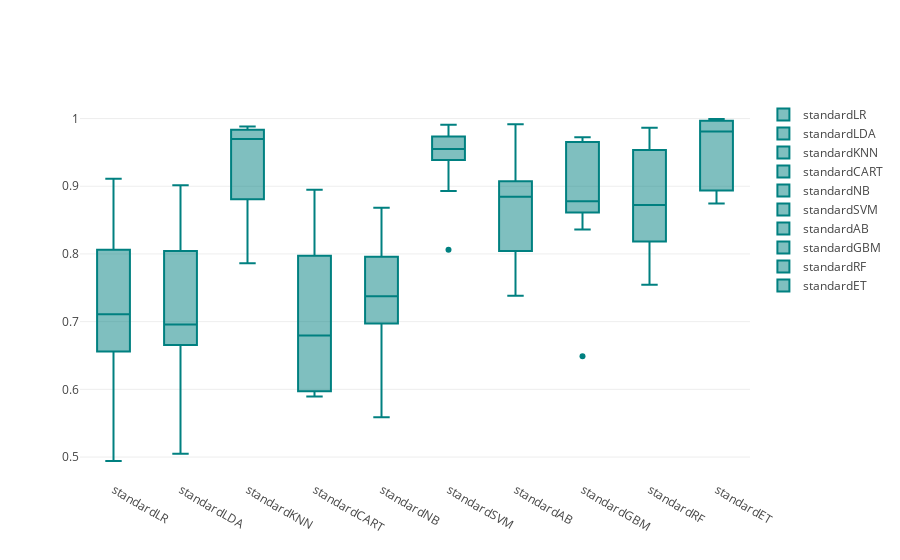

Notebook cell for this chart:
### Code cell
models = GetScaledModel('standard')
names,results = BasedLine2(X_train, y_train,models)
PlotBoxR().PlotResult(names,results)
scaledScoreStandard = ScoreDataFrame(names,results)
compareModels = pd.concat([basedLineScore,
                           scaledScoreStandard], axis=1)
compareModels

### Figure 1 — Plotly figure (JSON) as saved in the notebook; plotly's stock layout.template omitted (floating-point values rounded to 4 significant figures)
{"data": [{"marker": {"color": "rgb(0, 128, 128)"}, "name": "standardLR", "type": "box", "uid": "4ef65f23-6969-44c6-8ec0-95ce2345dd28", "y": [0.6561, 0.7111, 0.6804, 0.7111, 0.4942, 0.8053, 0.8709, 0.8064, 0.5545, 0.9109]}, {"marker": {"color": "rgb(0, 128, 128)"}, "name": "standardLDA", "type": "box", "uid": "03a698cb-ff28-4f93-a642-90e83d1d2747", "y": [0.6942, 0.6762, 0.6656, 0.6974, 0.5048, 0.8042, 0.8624, 0.766, 0.5186, 0.9016]}, {"marker": {"color": "rgb(0, 128, 128)"}, "name": "standardKNN", "type": "box", "uid": "c443ec99-0712-4ab9-be06-c3c087e6e337", "y": [0.9587, 0.9831, 0.9836, 0.881, 0.9704, 0.9693, 0.7862, 0.9883, 0.8577, 0.9874]}, {"marker": {"color": "rgb(0, 128, 128)"}, "name": "standardCART", "type": "box", "uid": "24341fa2-8e5b-4ca3-b93f-114c84c13cb2", "y": [0.8947, 0.7921, 0.5974, 0.7974, 0.5894, 0.5894, 0.6, 0.8894, 0.617, 0.742]}, {"marker": {"color": "rgb(0, 128, 128)"}, "name": "standardNB", "type": "box", "uid": "a0702db6-8ec3-45e8-aff0-6d1d8ee69bde", "y": [0.7714, 0.8085, 0.6974, 0.7958, 0.5587, 0.7037, 0.7905, 0.6989, 0.5598, 0.8684]}, {"marker": {"color": "rgb(0, 128, 128)"}, "name": "standardSVM", "type": "box", "uid": "652414fa-1c3f-4912-9220-451fbc7537e9", "y": [0.9735, 0.9386, 0.9556, 0.8063, 0.9545, 0.8931, 0.963, 0.9872, 0.9495, 0.9907]}, {"marker": {"color": "rgb(0, 128, 128)"}, "name": "standardAB", "type": "box", "uid": "32384236-9433-4332-8b14-69a02db459dc", "y": [0.8762, 0.8974, 0.8931, 0.7381, 0.9074, 0.8042, 0.9915, 0.8457, 0.7819, 0.9801]}, {"marker": {"color": "rgb(0, 128, 128)"}, "name": "standardGBM", "type": "box", "uid": "6e9b929f-d947-4284-a6bc-d5d6fa642172", "y": [0.8656, 0.8614, 0.836, 0.8984, 0.8656, 0.8899, 0.9693, 0.9723, 0.6489, 0.9654]}, {"marker": {"color": "rgb(0, 128, 128)"}, "name": "standardRF", "type": "box", "uid": "3708a09e-9adf-4c90-b827-f060dfa6ceec", "y": [0.9862, 0.8862, 0.9751, 0.7831, 0.8619, 0.9534, 0.7545, 0.8814, 0.8185, 0.863]}, {"marker": {"color": "rgb(0, 128, 128)"}, "name": "standardET", "type": "box", "uid": "fa614b77-7e53-44f7-9378-2bf686dec2ef", "y": [0.9937, 0.9847, 0.9968, 0.8937, 0.8746, 0.9772, 0.8926, 0.9989, 0.9993, 0.9767]}], "layout": {}}
